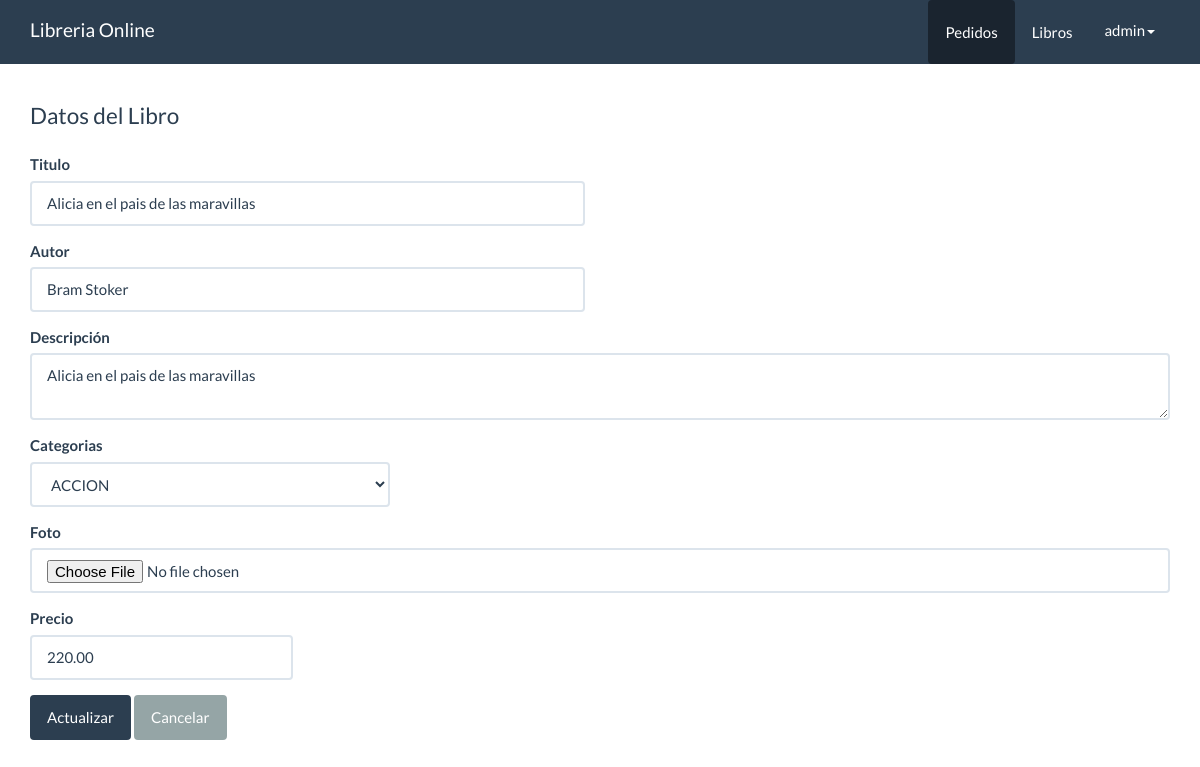
The page /panel/libros/form_actualizar.php?id=3 (signed in) on the database its author committed.
### tables this page shows
CREATE TABLE `libros` (
  `id` int(11) NOT NULL,
  `titulo` varchar(80) NOT NULL,
  `autor` varchar(80) NOT NULL,
  `descripcion` varchar(255) NOT NULL,
  `foto` varchar(255) NOT NULL,
  `precio` decimal(10,2) NOT NULL,
  `categoria_id` int(10) NOT NULL,
  `fecha` date NOT NULL,
  `estado` int(11) NOT NULL DEFAULT 1
);

CREATE TABLE `categorias` (
  `id` int(10) NOT NULL,
  `nombre` varchar(50) NOT NULL
);

### src/Libro.php (called while the page is built, shortened)
<?php
class Libro{
    private $cn = null;
    public function __construct(){
        $this->config = parse_ini_file(__DIR__.'/../config.ini') ;
        $this->cn = new \PDO( $this->config['dns'], $this->config['usuario'],$this->config['clave'],array(
            \PDO::MYSQL_ATTR_INIT_COMMAND => 'SET NAMES utf8'
        ));
    }
    public function mostrarPorId($id){
        $sql = "SELECT * FROM `libros` WHERE `id`=:id ";
        $resultado = $this->cn->prepare($sql);
        $_array = array(
            ":id" =>  $id
        );
        if($resultado->execute($_array))
            return $resultado->fetch();
        return false;
    }
}

### src/Categoria.php (called while the page is built, shortened)
<?php
class Categoria{
    private $cn = null;
    public function __construct(){
        $this->config = parse_ini_file(__DIR__.'/../config.ini') ;
        $this->cn = new \PDO( $this->config['dns'], $this->config['usuario'],$this->config['clave'],array(
            \PDO::MYSQL_ATTR_INIT_COMMAND => 'SET NAMES utf8'
        ));
    }
    public function mostrar(){
        $sql = "SELECT * FROM categorias";
        $resultado = $this->cn->prepare($sql);
        if($resultado->execute())
            return $resultado->fetchAll();
        return false;
    }
}

### panel/libros/form_actualizar.php (the view, shortened to what this page needs)
<?php
  if(isset($_GET['id']) && is_numeric($_GET['id'])){
      $id = $_GET['id'];
      $libro = new libreon\Libro;
      $resultado = $libro->mostrarPorId($id);
  }else{
    header('Location: index.php');
  }
?>
<!DOCTYPE html>
<html lang="en">
  <head>
    <link rel="stylesheet" href="../../assets/css/bootstrap.min.css">
    <link rel="stylesheet" href="../../assets/css/estilos.css">
  </head>
  <body>
    <nav class="navbar navbar-default navbar-fixed-top">
      <div class="container">
        <div class="navbar-header">
          <a class="navbar-brand" href="../dashboard.php">Libreria Online</a>
        </div>
        <div id="navbar" class="navbar-collapse collapse">
          <ul class="nav navbar-nav pull-right">
            <li class="active">
              <a href="index.php" class="btn">Pedidos</a>
            </li>
            <li>
              <a href="../libros/index.php" class="btn">Libros</a>
            </li>
            <li class="dropdown">
                <a href="#" class="dropdown-toggle" data-toggle="dropdown" role="button" aria-haspopup="true" aria-expanded="false"><?php print $_SESSION['usuario_info'] ['nombre_usuario']?><span class="caret"></span></a>
            </li>
          </ul>
        </div>
      </div>
    </nav>
    <div class="container" id="main">
      <div clas= "row">
        <div clas= "col-md-12">
          <fieldset>
            <legend>Datos del Libro</legend>
            <form method="POST" action="../acciones.php" enctype="multipart/form-data">
              <div class="row">
                    <div class="col-md-6">
                        <div class="form-group">
                            <label>Titulo</label>
                            <input value ="<?php print $resultado['titulo'] ?>" type="text" class="form-control" name="titulo" required>
                        </div>
                    </div>
                </div>
                <div class="row">
                    <div class="col-md-6">
                        <div class="form-group">
                            <label>Autor</label>
                            <input value ="<?php print $resultado['autor'] ?>" type="text" class="form-control" name="autor" required>
                        </div>
                    </div>
                </div>
                <div class="row">
                    <div class="col-md-12">
                        <div class="form-group">
                            <label>Descripción</label>
                            <textarea class="form-control" name="descripcion" id="" cols="3" required><?php print $resultado['descripcion']?></textarea>
                        </div>
                    </div>
                </div>
                <div class="row">
                  <div class="col-md-4">
                    <div class="form-group">
                      <label>Categorias</label>
                      <select class="form-control" name="categoria_id" required>
                      <?php
                        $categoria = new libreon\Categoria;
                        $info_categoria = $categoria->mostrar();
                        $cantidad = count($info_categoria);
                        for($x =0; $x< $cantidad;$x++){
                           $item = $info_categoria[$x];
                       ?>
                       <option value="<?php print $item['id'] ?>"
                       <?php print $resultado['categoria_id']== $item['id'] ?'selected':'' ?>
                       ><?php print $item['nombre'] ?></option>
                        <?php
                          }
                        ?>
                      </select>
                  </div>
                </div>
              </div>
              <div class="row">
                    <div class="col-md-12">
                        <div class="form-group">
                            <label>Foto</label>
                            <input type="file" class="form-control" name="foto">
                        </div>
                    </div>
                </div>
                <div class="row">
                    <div class="col-md-3">
                        <div class="form-group">
                            <label>Precio</label>
                            <input value="<?php print $resultado['precio']?>" type="text" class="form-control" name="precio" placeholder="0.00" required>
                        </div>
                    </div>
                </div>
                <input type="submit" class="btn btn-primary" name="accion" value="Actualizar">
              <a href="index.php" class="btn btn-default">Cancelar</a>
            </form>
          </fieldset>
         </div>
      </div>
    </div>
  </body>
</html>

### assets/css/estilos.css (style rules this page uses)
#main { margin-top: 100px; }
.row { display: flex; flex-wrap: wrap; }

### rows shown on the page
libros: titulo "Alicia en el pais de las maravillas", autor "Bram Stoker", descripcion "Alicia en el pais de las maravillas", categoria_id "ACCION", precio "220.00"

### other values the page prints
$_SESSION['usuario_info'] ['nombre_usuario'] "admin"
